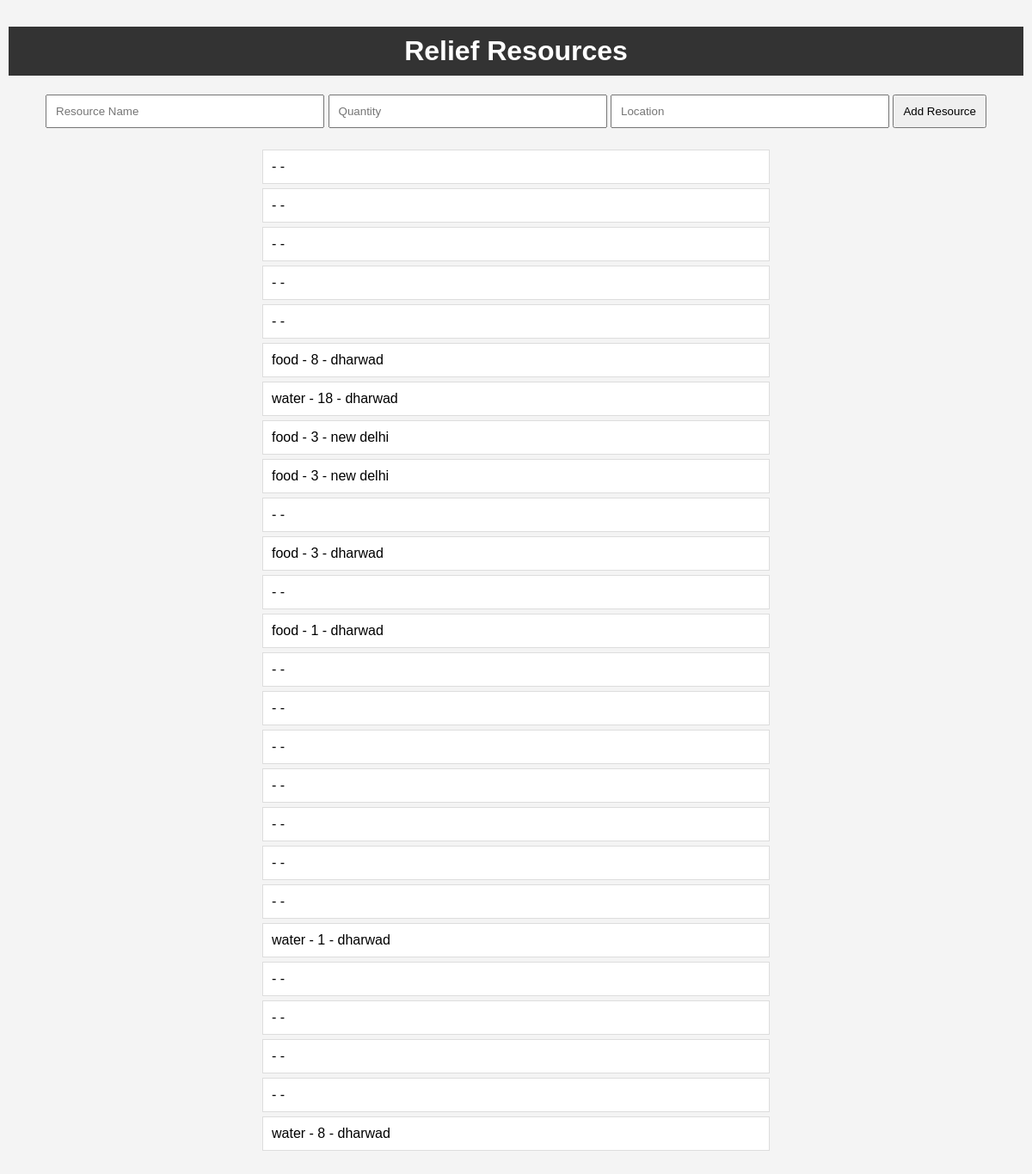
Page /resources on the committed database.
### tables this page shows
CREATE TABLE resources (
            id INTEGER PRIMARY KEY AUTOINCREMENT,
            resource_name TEXT,
            quantity INTEGER,
            location TEXT
        );

### app.py (the view)
@app.route('/resources')
def resources():
    conn = sqlite3.connect('disaster_relief.db')
    cursor = conn.cursor()
    cursor.execute('SELECT * FROM resources')
    resources = cursor.fetchall()
    conn.close()
    return render_template('resources.html', resources=resources)

### templates/resources.html (shortened to what this page needs)
<!DOCTYPE html>
<html>
<head>
    <link rel="stylesheet" type="text/css" href="{{ url_for('static', filename='style.css') }}">
</head>
<body>
    <h1>Relief Resources</h1>
    <form action="{{ url_for('add_resource') }}" method="POST">
        <input type="text" name="resource_name" placeholder="Resource Name">
        <input type="number" name="quantity" placeholder="Quantity">
        <input type="text" name="location" placeholder="Location">
        <button type="submit">Add Resource</button>
    </form>
    <ul>
        {% for resource in resources %}
            <li>{{ resource[1] }} - {{ resource[2] }} - {{ resource[3] }}</li>
        {% endfor %}
    </ul>
</body>
</html>

### static/style.css (style rules this page uses)
body { font-family: Arial, sans-serif; margin: 0; padding:10px; background-color: #f4f4f4; background-image: url("https://wallpapercave.com/wp/wp11136332.jpg"); background-size: cover; background-position: center; background-repeat: no-repeat; background-attachment: fixed; }
h1 { background-color: #333; color: #fff; padding: 10px 0; text-align: center; }
form { margin: 20px auto; text-align: center; }
input[type="text"], input[type="number"] { padding: 10px; width: 300px; margin-bottom: 5px; }
button { padding: 10px; }
ul { list-style-type: none; padding: 0; margin: 20px auto; width: 50%; }
li { background-color: #ffffff; margin: 5px 0; padding: 10px; border: 1px solid #ddd; }

### rows in the picture
resources: resource_name "food", quantity "8", location "dharwad"
resources: resource_name "water", quantity "18", location "dharwad"
resources: resource_name "food", quantity "3", location "new delhi"
resources: resource_name "food", quantity "3", location "new delhi"
resources: resource_name "food", quantity "3", location "dharwad"
resources: resource_name "food", quantity "1", location "dharwad"
resources: resource_name "water", quantity "1", location "dharwad"
resources: resource_name "water", quantity "8", location "dharwad"
